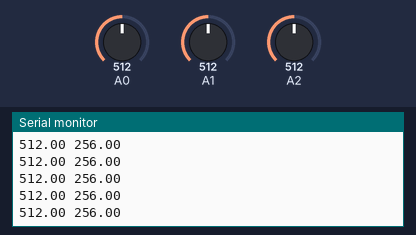
Bench run of a sketch on a simulated Arduino Uno, built with avr-gcc and run on an emulated ATmega328P. Shown: the last lines printed to the serial monitor. The inputs (shaded band) are chosen by the test bench; at power-on: A0 = 512, A1 = 512, A2 = 512.

Above: at 1.2 s.
1.3 s: A0 set to 716
At 1.33 s:
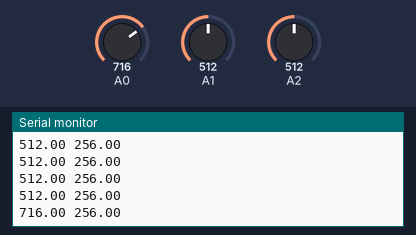
2.8 s: A1 set to 716
At 2.85 s:
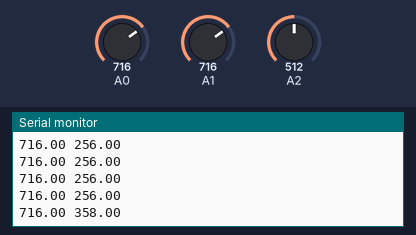
4.3 s: A0 set to 900
At 4.37 s:
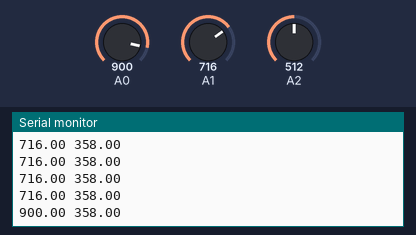
5.8 s: A1 set to 900
At 5.9 s:
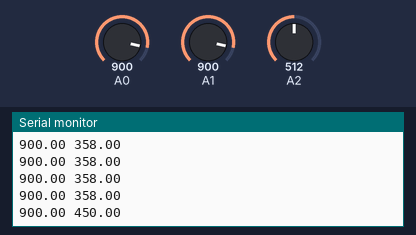
Timing chart, 0 to 8.3 s (numbered marks = the images above; inputs shaded):
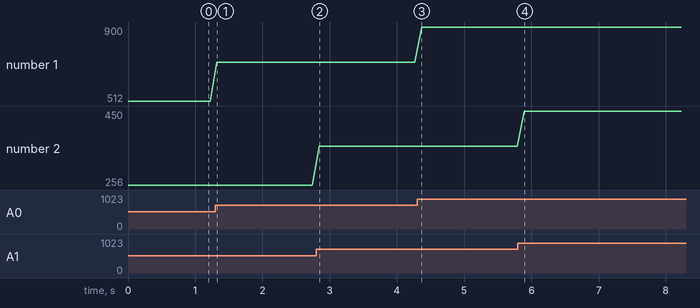

The sketch:

sketch_jul19a.ino
```cpp
/*CÓDIGO DESATUALIZADO*/


// Carrega a biblioteca do LCD
/* link de tutorial de configuração de arduino com placa 12c:
 *  https://portal.vidadesilicio.com.br/display-lcd-20x4-16x2-adaptador-i2c/
 */
/*
 * (Endereço,en,rw,rs,d4,d5,d6,d7,bl, blpol)
 */
void setup()
{
  Serial.begin(9600);
  // Define o LCD com 20 colunas e 4 linhas
  // As linhas nao de 0 à 3 e as colunas de 0 à 19;

  // Mostra informacoes no display
}

void loop()
{
   // read the first tension;
  int firstReadA0 = analogRead(A0);
  // read the second tension;
  int secondReadA0 = analogRead(A0);
  //Calculates the medium tension between frist and second read;
  float mediaA0 = (firstReadA0 + secondReadA0) / 2.0;

  int firstReadA1 = analogRead(A1);
  int secondReadA1 = analogRead(A1);
  float mediaA1 = (firstReadA1 + secondReadA1) / 4.0;


  int firstReadA2 = analogRead(A2);
  int secondReadA2 = analogRead(A2);
  float mediaA2 = (firstReadA2 + secondReadA2) / 2.0;


  // Set the lcd cursor to forth column and third line;
  // Should print on the lcd the calculated media, instanteneously;
  Serial.print(mediaA0);
  Serial.print(" ");
  Serial.println(mediaA1);

  delay(100);        // delay in between reads for stability
}
```

Measured:
- after the input at 1.3 s, the serial monitor: prints a new line at once (image 1)
- after the input at 2.8 s, the serial monitor: prints a new line at once (image 2)
- after the input at 4.3 s, the serial monitor: prints a new line after 0.07 s (image 3)
- after the input at 5.8 s, the serial monitor: prints a new line after 0.09 s (image 4)
- plotted number 1: 512 → 716 after the input at 1.3 s, 716 → 900 after the input at 4.3 s
- plotted number 2: 256 → 358 after the input at 2.8 s, 358 → 450 after the input at 5.8 s
